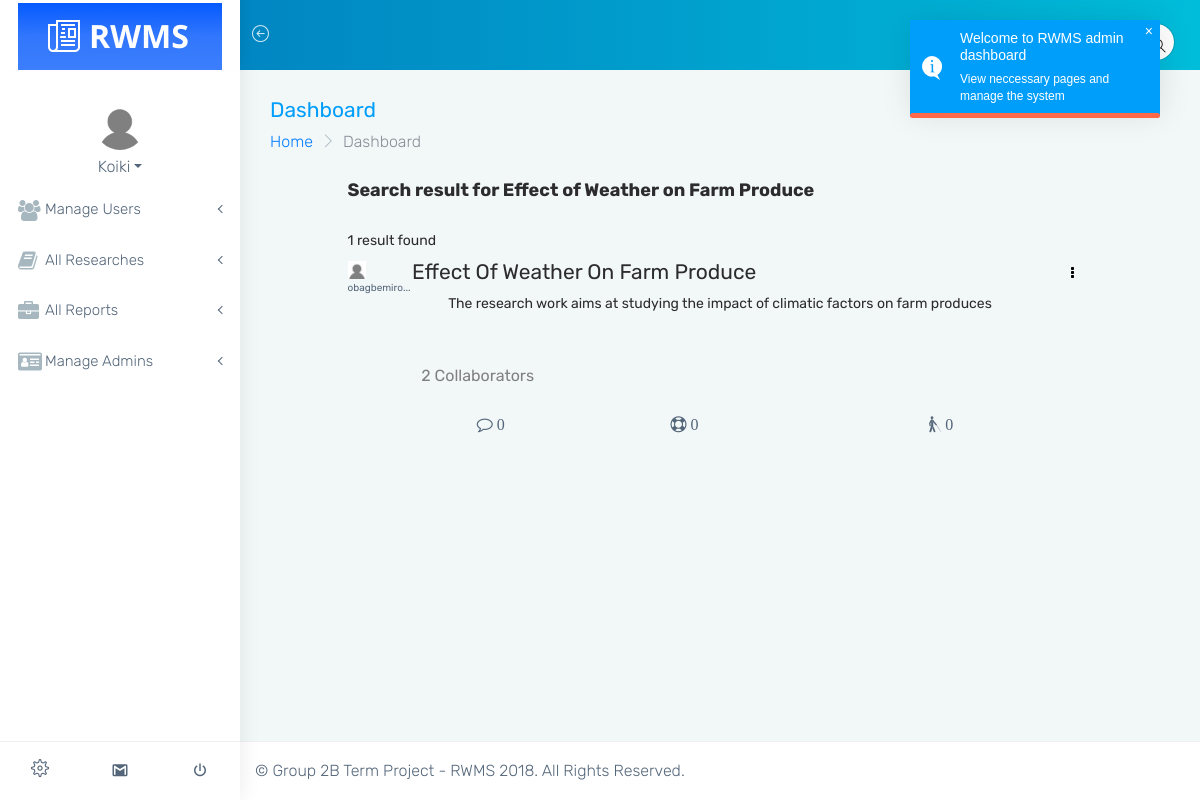
The page /admin/search_result.php?research_search=Effect of Weather on Farm Produce (signed in) on the database its author committed.
### tables this page shows
CREATE TABLE `research` (
  `id` int(11) NOT NULL,
  `researcher_id` int(11) NOT NULL,
  `research_id` int(11) NOT NULL,
  `research_title` varchar(100) NOT NULL,
  `research_description` text NOT NULL,
  `is_shared_to_public` int(11) NOT NULL DEFAULT '0',
  `is_approved` int(11) NOT NULL DEFAULT '2',
  `is_seen` int(11) NOT NULL DEFAULT '0',
  `date_created` datetime NOT NULL
);

CREATE TABLE `user` (
  `id` int(11) NOT NULL,
  `user_id` int(11) NOT NULL,
  `surname` varchar(20) NOT NULL,
  `other_names` varchar(35) NOT NULL,
  `user_role` int(11) NOT NULL DEFAULT '0' COMMENT '0 for resercher, 1 for coordinator',
  `email` varchar(50) NOT NULL,
  `password` varchar(55) NOT NULL,
  `profile_pix` text NOT NULL,
  `activation_code` text NOT NULL,
  `activation_code_validity` varchar(50) NOT NULL,
  `account_status` int(11) NOT NULL,
  `request_for_coordination_role_is_seen` int(11) DEFAULT '0',
  `is_approved_as_coordinator` int(11) NOT NULL DEFAULT '2',
  `date_registered` datetime NOT NULL
);

### app/init.php (called while the page is built, shortened)
<?php
global $db_conn;
global $lang;
include "classes/Master.php";
include "classes/Research.php";
include "classes/Admin.php";
$research = new Research($db_conn,$lang);
$admin = new Admin($db_conn,$lang);
    if(isset($_SESSION['admin_id'])){
        $user_id=$_SESSION['admin_id'];
        $user_data=$admin->get_admin_data($user_id);
        $user_img=$user_data['profile_pix'];
        $user_surname=$user_data['surname'];
    }
?>

### app/classes/Master.php (called while the page is built, shortened)
<?php
class Master
{
    protected $db;
        function __construct($db_conn,$lang)
        {
            $this->db = $db_conn;
        }
    public function get_user_data($user_id)
    {
        $data=$this->getData("*","user"," where user_id='$user_id'");
        return $data;
    }
    public function getData($data, $table, $where = '')
    {
        try {
            if ($data != '*') {
                $selections = implode(', ', $data);
            } else {
                $selections = '*';
            }
            $stmt = $this->db->prepare("SELECT {$selections} FROM `$table` " . $where . " LIMIT 1");
            $stmt->execute();
            $settings_data = $stmt->fetch(PDO::FETCH_ASSOC);
            if ($stmt->rowCount() > 0) {
                return $settings_data;
            }
        } catch (PDOException $e) {
            echo $e->getMessage();
        }
    }
    public function getAllData($data, $table, $where = '')
    {
        try {
            if ($data != '*') {
                $selections = implode(', ', $data);
            } else {
                $selections = '*';
            }
            $stmt = $this->db->prepare("SELECT {$selections} FROM `$table` " . $where . "");
            $stmt->execute();
            $settings_data = $stmt->fetchAll(PDO::FETCH_ASSOC);
            if ($stmt->rowCount() > 0) {
                return $settings_data;
            }
        } catch (PDOException $e) {
            return $e->getMessage();
        }
    }
}
?>

### app/classes/Admin.php (called while the page is built, shortened)
<?php
class Admin extends Master
{
    public function get_admin_data($admin_id)
    {
        $data=$this->getData("*","admin"," where admin_id='$admin_id'");
        return $data;
    }
}

### app/classes/Research.php (called while the page is built, shortened)
<?php
class Research extends Master
{
    public function fetch_all_collaborators($research_id){
        $data  = "*";
        $table = "research_collaborators";
        $where=" WHERE research_id=$research_id";
        $res = $this->getAllData($data,$table,$where);
        return $res;
    }
    public function get_total_collaborators($research_id){
        return count($this->fetch_all_collaborators($research_id));
    }
    public function get_all_contribution_files($research_id)
    {
        $data  = "*";
        $table = "research_contribution_files";
        $where=" where research_id=$research_id";
        $res = $this->getAllData($data,$table,$where);
        return $res;
    }
    public function get_all_references_avail(){
        $data = "*";
        $table = "references_available";
        $where = "";
        $result = $this->getAllData($data, $table, $where);
        return $result;
    }
    public function get_all_contribution_texts($research_id){
        $data = "*";
        $table = "research_contribution_text";
        $where = " WHERE research_id=$research_id";
        $check = $this->getAllData($data, $table, $where);
        return $check;
    }
    public function search($research_title){
        $data = "*";
        $table = "research";
        $where = " WHERE research_title LIKE '%$research_title%'";
        $check = $this->getAllData($data, $table, $where);
        return $check;
    }
    public function get_all_comments($research_id){
        $data = "*";
        $table = "research_comments";
        $where=" WHERE research_id=$research_id ORDER BY id DESC";
        $check = $this->getAllData($data, $table,$where);
        return $check;
    }
    public function get_total_num_comments($research_id){
        return count($this->get_all_comments($research_id));
    }
    public function get_total_num_contribution_files($research_id){
        return count($this->get_all_contribution_files($research_id));
    }
    public function get_total_num_contribution_texts($research_id){
        return count($this->get_all_contribution_texts($research_id));
    }
    public function get_total_num_followers($research_id){
        $data  = array("research_id"=>$research_id);
        $stmt = $this->db->prepare("SELECT DISTINCT follower_id FROM research_follow WHERE research_id= :research_id AND is_approved=1");
        $stmt->execute($data);
        $result=$stmt->fetchAll();
        $total_followers= count($result);
        return $total_followers;
    }
}

### admin/search_result.php (the view, shortened to what this page needs)
<?php
    include("../app/init.php");
    if(isset($_GET['research_search'])){
        if($_GET['research_search']!=""){
            $research_title=$_GET['research_search'];
            $all_researches=$research->search($research_title);
        }else{
            $master->redirect("index.php");
            exit();
        }
    }else{
        $master->redirect("index.php");
        exit();
    }
    $all_references_avail=$research->get_all_references_avail();
?>
<!DOCTYPE html>
<html lang="en">
<head>
    <link href="../assets/plugins/bootstrap/css/bootstrap.min.css" rel="stylesheet">
    <link href="../assets/plugins/chartist-js/dist/chartist.min.css" rel="stylesheet">
    <link href="../assets/plugins/chartist-js/dist/chartist-init.css" rel="stylesheet">
    <link href="../assets/plugins/chartist-plugin-tooltip-master/dist/chartist-plugin-tooltip.css" rel="stylesheet">
    <link href="../assets/plugins/css-chart/css-chart.css" rel="stylesheet">
    <link href="../assets/plugins/toast-master/css/jquery.toast.css" rel="stylesheet">
    <link href="css/style.css" rel="stylesheet">
    <link href="css/colors/blue.css" id="theme" rel="stylesheet">
    <link href="../app/assets/css/select2.min.css" rel="stylesheet">
</head>
<body class="fix-header fix-sidebar card-no-border">
    <div id="main-wrapper">
        <?php include("header_loggedin.php");?>
        <?php include("sidenav.php");?>
        <div class="page-wrapper">
            <div class="container-fluid">
                <div class="row page-titles">
                    <div class="col-md-6 col-8 align-self-center">
                        <h3 class="text-themecolor m-b-0 m-t-0">Dashboard</h3>
                        <ol class="breadcrumb">
                            <li class="breadcrumb-item"><a href="javascript:void(0)">Home</a></li>
                            <li class="breadcrumb-item active">Dashboard</li>
                        </ol>
                    </div>
                </div>
                <div class="row">
                    <div class="col-md-10 mx-auto mb-5">
                        <?php if(isset($_GET['research_search'])){?>
                            <h4 class="section-heading" style="font-weight:bold">Search result for <?php echo $_GET['research_search'];?></h4><?php } ?> <br>
                            <h6><?php echo count($all_researches);if(count($all_researches)==1)echo " result";else echo " results"?> found</h6>
                        <?php
                  $i=0;
                  if (!empty($all_researches)) {
                  foreach ($all_researches as $researche) {
                    $i++;
                    $title=$researche['research_title'];
                    $description=$researche['research_description'];
                    $research_id=$researche['research_id'];
                    $researcher_id=$researche['researcher_id'];
                    $researcher_pix=$research->get_user_data($researcher_id)['profile_pix'];
                    $researcher_name=$research->get_user_data($researcher_id)['surname']." ".$research->get_user_data($researcher_id)['other_names'];
                    $total_collaborators=$research->get_total_collaborators($research_id);
                    $research_contribution_text_id=0;
?>
<div style="margin-bottom:110px" class="researchDiv" id="researchDiv<?php echo $i; ?>">
  <div class="row">
    <div class="col-md-1">
      <img src="../<?php echo $researcher_pix;?>" class="" height="18">
      <div style="font-size:10px;"><strong title="<?php echo $researcher_name;?>"><?php if(strlen($researcher_name)>10){echo substr($researcher_name,0,10)."...";}else{ echo $researcher_name; }?></strong></div>
    </div>
    <div class="col-md-10"><h3 class="research-title"> <?php echo ucwords(strtolower($title))?></h3></div>
    <div class="col-md-1">
        <div class="dropdown show">
          <a class="btn" href="#" role="button" id="dropdownMenuButton" data-toggle="dropdown" aria-haspopup="true" aria-expanded="false" style="color:black;"><i class="fa fa-ellipsis-v"> </i></a>
        </div>
    </div>
  </div>
  <div class="row">
    <div class="col-md-10 mx-auto text-center"> <h6 class="research-description"><?php echo ucfirst(strtolower($description))?></h6></div>
  </div>
  <div class="row research-write-up-div" style="margin-top:15px">
    <div class="col-md-1"></div>
    <div class="col-md-11">
    </div>
  </div>
  <div class="row" style="margin-top:10px;padding:5px 0px 5px 10px">
    <?php
      $total_contributed_files=$research->get_total_num_contribution_files($research_id);
      $total_contributed_texts=$research->get_total_num_contribution_texts($research_id);
      $total_contributions=$total_contributed_files+$total_contributed_texts;
      $total_followers=$research->get_total_num_followers($research_id);
      $total_comments=$research->get_total_num_comments($research_id);
    ?>
      <div class="col-md-1"></div>
      <div class="col-md-4">
      </div>
      <div class="col-md-6">
      </div>
      <div class="col-md-1">
      </div>
  </div>
  <div class="row" style='padding:0px 0px 0px 10px'>
    <div class="col-md-1"></div>
  </div>
  <div class="row">
    <div class="col-md-1" style='padding:0px 0px 0px 10px'></div>
  </div>
  <div class="row" style='padding:5px 0px 0px 10px'>
    <div class="col-md-1"></div>
    <div class='col-md-4'><b style='color:grey'><span class="numb-collab"><?php echo $total_collaborators; ?></span> Collaborators</b></div>
  </div>
  <div class="row" style="margin-top:25px;">
    <div class="col-md-2"></div>
    <div class="col-md-3">
      <i class="fa fa-comment-o addComment" data-toggle="modal" data-target="#myModal" style="cursor:pointer;color:<?php echo $comment_color;?>;" research-id="<?php echo $research_id; ?>" researcher-id="<?php echo $researcher_id; ?>" is-authorized="<?php echo $is_authorized;?>" id="addComment<?php echo $i;?>"> <?php echo $total_comments?></i>
    </div>
    <?php
      $contribution_text_references_html="";
      foreach ($all_references_avail as $ref_avail) {
        $ref_id=$ref_avail["reference_id"];
        $research_topic=$ref_avail["reference"];
        $sel="";
        $contribution_text_references_html.="<option datavalue='$ref_id' reference_name='$research_topic' $sel>$research_topic</option>";
      }
    ?>
    <div class="col-md-4">
      <i class="fa fa-support contribute" data-toggle="modal" data-target="#myModal" style="cursor:pointer;color:<?php echo $contribution_color;?>" research-id="<?php echo $research_id; ?>" researcher-id="<?php echo $researcher_id; ?>" contribution-text-id="<?php echo $research_contribution_text_id; ?>" contribution-text="<?php echo $researcher_contribution_text_content; ?>" contribution_text_references_html="<?php echo $contribution_text_references_html;?>" is-authorized="<?php echo $is_authorized;?>" id="cont<?php echo $i?>"> <?php echo $total_contributions?></i>
    </div>
    <div class="col-md-3">
      <i class="fa fa-blind follow" style="cursor:pointer;color:<?php echo $follow_color;?>" research-id="<?php echo $research_id; ?>" researcher-id="<?php echo $researcher_id; ?>" follower-id="<?php echo $follower_id; ?>" id="follow<?php echo $i;?>"> <?php echo $total_followers?></i>
    </div>
  </div>
</div>
<?php
                  }
                }else{
                  echo "<div><span style='color;grey'>No result found</span></div>";
                }
                ?>
                    </div>
                </div>
            </div>
            <footer class="footer">
                &copy; Group 2B Term Project - RWMS 2018. All Rights Reserved.
            </footer>
        </div>
    </div>
</body>
</html>

### admin/sidenav.php (shortened to what this page needs)
<aside class="left-sidebar">
    <div class="scroll-sidebar">
        <div class="user-profile">
            <div class="profile-img"> <img src="../<?php echo $user_img;?>" alt="user" /> </div>
            <div class="profile-text"> <a href="#" class="dropdown-toggle link u-dropdown" data-toggle="dropdown" role="button" aria-haspopup="true" aria-expanded="true"><?php echo $user_surname;?><span class="caret"></span></a>
            </div>
        </div>
        <nav class="sidebar-nav">
            <ul id="sidebarnav">
                <li>
                    <a class="has-arrow" href="#" aria-expanded="false"><i class="fa fa-group"></i><span class="hide-menu">Manage Users</span></a>
                </li>
                <li>
                    <a class="has-arrow" href="#" aria-expanded="false"><i class="fa fa-book"></i><span class="hide-menu">All Researches</span></a>
                </li>
                <li>
                    <a class="has-arrow" href="#" aria-expanded="false"><i class="fa fa-briefcase"></i><span class="hide-menu">All Reports</span></a>
                </li>
                <li>
                    <a class="has-arrow" href="#" aria-expanded="false"><i class="fa fa-id-card"></i><span class="hide-menu">Manage Admins</span></a>
                </li>
            </ul>
        </nav>
    </div>
    <div class="sidebar-footer">
        <a href="#" class="link" data-toggle="tooltip" title="Settings"><i class="ti-settings"></i></a>
        <a href="#" class="link" data-toggle="tooltip" title="Email"><i class="mdi mdi-gmail"></i></a>
        <a href="#" class="link" data-toggle="tooltip" title="Logout"><i class="mdi mdi-power"></i></a>
    </div>
</aside>

### admin/css/colors/blue.css (style rules this page uses)
.text-themecolor { color: #009efb !important; }
.sidebar-nav { background: #fff; }
.sidebar-nav ul li a { color: #54667a; }
.sidebar-nav > ul > li > a { border-left: 3px solid #fff; }
.sidebar-nav > ul > li > a i { color: #a6b7bf; }

### rows shown on the page
research: researcher.profile_pix (placeholder picture), researcher.other_names "obagbemiro", research_title "Effect Of Weather On Farm Produce", research_description "The research work aims at studying the impact of climatic factors on farm produces", total_collaborators "2", total_comments "0", total_contributions "0", total_followers "0"

### other values the page prints
$user_surname "Koiki"
$_GET['research_search'] "Effect of Weather on Farm Produce"
count($all_researches) "1"
